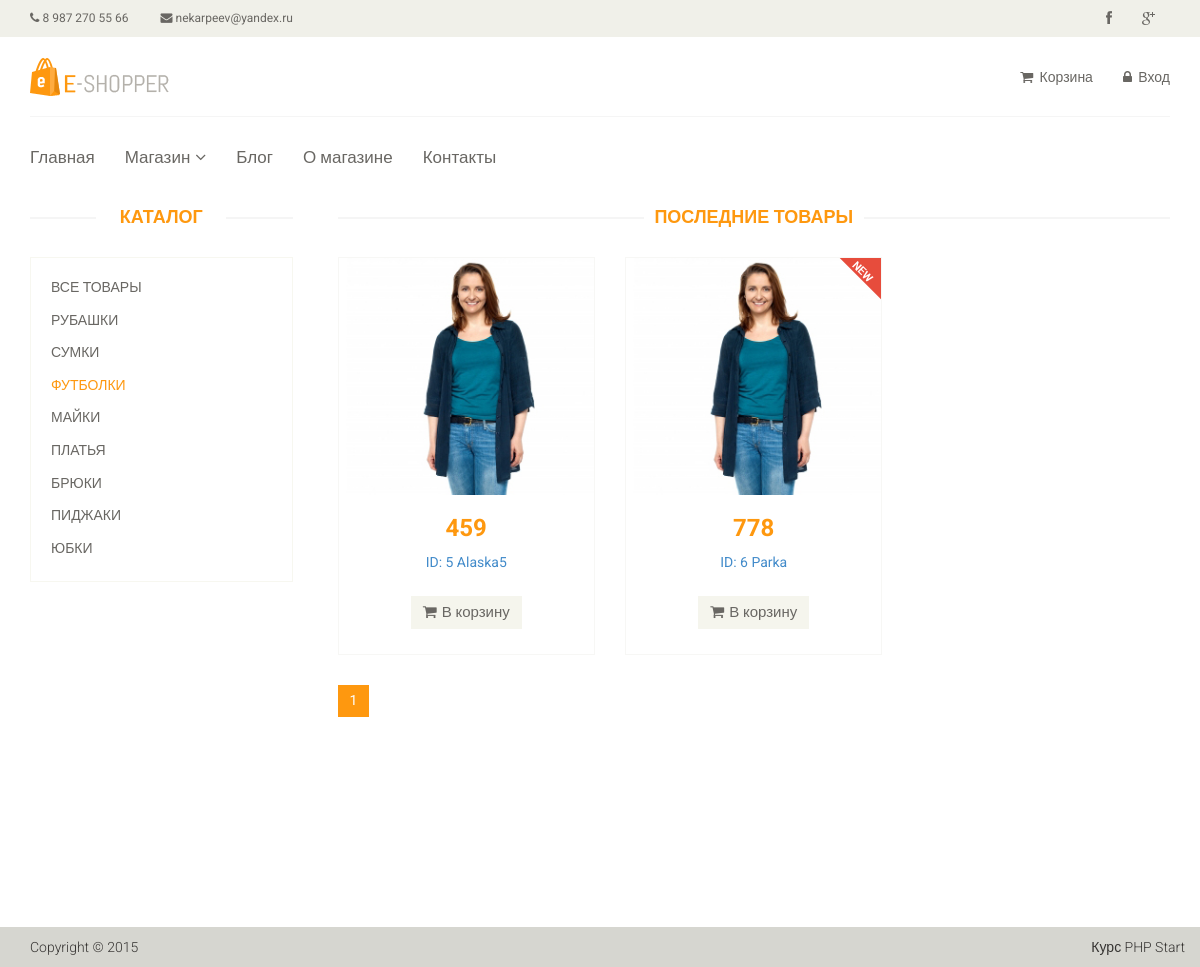
The page /category/3 on the database its author committed.
### tables this page shows
CREATE TABLE `article_category` (
  `id` int(11) NOT NULL,
  `name` varchar(255) DEFAULT NULL,
  `sort_order` int(11) NOT NULL,
  `status` int(11) NOT NULL
);

CREATE TABLE `articles` (
  `id` int(11) NOT NULL,
  `category` varchar(55) DEFAULT NULL,
  `title` varchar(255) DEFAULT NULL,
  `code` varchar(255) NOT NULL,
  `text` text,
  `id_category` int(11) NOT NULL,
  `price` float DEFAULT NULL,
  `img` varchar(255) NOT NULL,
  `views` int(11) NOT NULL,
  `is_new` int(11) NOT NULL DEFAULT '0',
  `is_recommended` int(11) NOT NULL DEFAULT '0',
  `status` int(11) NOT NULL DEFAULT '1'
);

### config/routes.php (called while the page is built)
<?php
return array(
    'product/([0-9]+)'                => '/product/view/$1',
    'product'                         => '/product/list',
    'catalog'                         => '/catalog/view',
    'catalog/page-([0-9]+)'           => '/catalog/view/$1',
    'category/([0-9]+)'               => '/catalog/category/$1',
    'category/([0-9]+)/page-([0-9]+)' => '/catalog/category/$1/$2',
    'user/register'                   => '/user/register',
    'user/login'                      => '/user/login',
    'user/logout'                     => '/user/logout',
    'cart'                            => '/cart/index',
    'cart/add/([0-9]+)'               => '/cart/add/$1',
    'cart/delete/([0-9]+)'            => '/cart/delete/$1',
    'cart/deleteAll/([0-9]+)'         => '/cart/deleteAll/$1',
    'cart/checkout'                   => '/cart/checkout',
    'cabinet'                         => '/cabinet/index',
    'cabinet/edit'                    => '/cabinet/edit',
    'admin/product/create'            => '/adminProduct/create',
    'admin/product/update/([0-9]+)'   => '/adminProduct/update/$1',
    'admin/product/delete/([0-9]+)'   => '/adminProduct/delete/$1',
    'admin/product'                   => '/adminProduct/index',
    'admin/category/create'           => '/adminCategory/create',
    'admin/category/update/([0-9]+)'  => '/adminCategory/update/$1',
    'admin/category/delete/([0-9]+)'  => '/adminCategory/delete/$1',
    'admin/category'                  => '/adminCategory/index',
    'admin/order/update/([0-9]+)'     => '/adminOrder/update/$1',
    'admin/order/delete/([0-9]+)'     => '/adminOrder/delete/$1',
    'admin/order/view/([0-9]+)'       => '/adminOrder/view/$1',
    'admin/order'                     => '/adminOrder/index',
    'admin'                           => '/admin/index',
    ''                                => '/site/index'
);
?>

### controllers/catalogController.php (called while the page is built, shortened)
<?php
    class CatalogController
    {
        public function actionCategory($idCategory, $page = 1)
        {
            $page = preg_replace('|[^0-9]*|','',$page);
            $page = intval($page);
            $categoryList = [];
            $categoryList = Category::getCategory();
            $productList = [];
            $productList = Product::getProductListByCategory($idCategory, $page);
            $total = Product::getTotalProductInCategory($idCategory);
            $pagination = new Pagination($total, $page, $limit = Product::DEFAULT_LIMIT, $index = 'page-');
            include_once(ROOT . '/view/catalog/product_by_category.php');
            die();
        }
    }

### index.php (called while the page is built, shortened)
<?php
    include_once(ROOT . '/components/Autoload.php');
    $rout1 = new Router;
    $rout1->run();

### models/Category.php (called while the page is built, shortened)
<?php
class Category
{
    public static function getCategory()
    {
        $db = Db::getConnection();
        $result = $db->query('SELECT id, name, sort_order FROM `article_category` WHERE status = 1 ORDER BY sort_order ASC');
        while ($row = $result->fetch()) {
            static $i = 0;
            $categoryList[$i]['id'] = $row['id'];
            $categoryList[$i]['name'] = $row['name'];
            $categoryList[$i]['sort_order'] = $row['sort_order'];
        }
        return $categoryList;
    }
}

### models/Product.php (called while the page is built, shortened)
<?php
class Product
{
    public static function getProductListByCategory($idCategory, $page = 1)
    {
        $db = Db::getConnection();
        $limit = self::DEFAULT_LIMIT;
        $offset = $limit * ($page - 1);
        $sql = ('SELECT * FROM `articles` WHERE id_category = :id_category LIMIT :limit OFFSET :offset');
        $result = $db->prepare($sql);
        $result->bindValue(':id_category', $idCategory, PDO::PARAM_INT);
        $result->bindValue(':limit', $limit, PDO::PARAM_INT);
        $result->bindValue(':offset', $offset, PDO::PARAM_INT);
        $result->execute();
        $i = 0;
        while ($row = $result->fetch()) {
            static $i = 0;
            $productList[$i]['id'] = $row['id'];
            $productList[$i]['category'] = $row['category'];
            $productList[$i]['title'] = $row['title'];
            $productList[$i]['text'] = $row['text'];
            $productList[$i]['price'] = $row['price'];
            $productList[$i]['is_new'] = $row['is_new'];
            $productList[$i]['is_recommended'] = $row['is_recommended'];
            $productList[$i]['status'] = $row['status'];
        }
        return $productList;
    }
    public static function getTotalProductInCategory($idCategory, $limit = self::DEFAULT_LIMIT)
    {
        $db = Db::getConnection();
        $sql = 'SELECT count(id) FROM `articles` WHERE `status` = 1 AND `id_category` = ' . $idCategory;
        $result = $db->query($sql);
        $total = $result->fetch();
        return $total[0];
    }
}

### components/Autoload.php (called while the page is built, shortened)
<?php
    spl_autoload_register(function ($class_name)
    {
        $array_paths = array(
            '/models/',
            '/components/',
            '/controllers/',
        );
        foreach ($array_paths as $path) {
            $path = ROOT . $path . $class_name . '.php';
        }
    });

### view/components/product_item.php (the view)
<div class="single-products">
    <div class="productinfo text-center">
        <a href="/product/<?php echo $product['id']; ?>">
            <img src="template/images/home/product1.jpg" alt=""/>
        </a>
        <h2><?php echo $product['price']; ?></h2>
        <p>
            <a href="/product/<?php echo $product['id']; ?>"> <?php echo 'ID: ' . $product['id'] . ' ' . $product['title']; ?></a>
        </p>
        <a data-id="<?php echo $product['id'];?>" href="/cart/add/<?php echo $product['id'];?>" class="btn btn-default add-to-cart"><i
                class="fa fa-shopping-cart"></i>В корзину</a>
    </div>
    <?php if ($product['is_new']): ?>
        <img src="template/images/home/new.png" class="new" alt=""/>
    <?php endif; ?>
</div>

### components/Router.php (shortened to what this page needs)
<?php
	class Router {
		private $routes;
		public function __construct() {
			$path = ROOT . '/config/routes.php';
			$this->routes = include($path);
                }
                       private function getURL() {
                    if (!empty($_SERVER['REQUEST_URI'])) {
                        return trim($_SERVER['REQUEST_URI'], '/');
                    }
                  }
		public function run() {
                    $uri = $this->getURL();
                    foreach ($this->routes as $uriPattern => $path) {
                     if (preg_match("~^$uriPattern$~", $uri)) {
                        $internalRoute = preg_replace("~$uriPattern~", $path, $uri);
                        $segment = explode('/', $internalRoute);
                        array_shift($segment);
                        $controllerName = ucfirst(array_shift($segment)).'Controller';
                        $actionName = 'action' . ucfirst(array_shift($segment));
                        $parameters = $segment;
                        $controllerObject = new $controllerName;
                        $result = call_user_func_array(array($controllerObject, $actionName), $parameters);
                    }
	}
     }
 }

### view/catalog/product_by_category.php (shortened to what this page needs)
<?php
    include_once(ROOT . '/view/layouts/header.php');
?>
<section>
    <div class="container">
        <div class="row">
            <?php include_once(ROOT . '/view/components/category.php'); ?>
            <div class="col-sm-9 padding-right">
                <div class="features_items">
                    <h2 class="title text-center">Последние товары</h2>
                        <?php foreach ($productList as $product): ?>
                            <div class="col-sm-4">
                                <div class="product-image-wrapper">
                                    <?php include(ROOT . '/view/components/product_item.php'); ?>
                                </div>
                            </div>
                        <?php endforeach; ?>
                </div>
                <?php
                    echo $pagination->get();
                ?>
            </div>
        </div>
    </div>
</section>
<div id="foot">
    <?php
        include_once ROOT . '/view/layouts/footer.php';
    ?>

### view/components/category.php
<div class="col-sm-3">
    <div class="left-sidebar">
        <h2>Каталог</h2>
        <div class="panel-group category-products">
            <div class="panel panel-default">
                <div class="panel-heading">
                    <h4 class="panel-title"><a href="/catalog">Все товары</a></h4>
                </div>
            </div>
            <?php foreach ($categoryList as $categoryItem): ?>
                <div class="panel panel-default">
                    <div class="panel-heading">
                        <h4 class="panel-title">
                            <a href="/category/<?php echo $categoryItem['id']; ?>"
                               class="<?php if (!empty($idCategory) and $idCategory == $categoryItem['id']) echo 'active'; ?>">
                                <?php echo $categoryItem['name']; ?>
                            </a>
                        </h4>
                    </div>
                </div>
            <?php endforeach; ?>
        </div>
    </div>
</div>

### template/css/main.css (style rules this page uses)
body { font-family: 'Roboto', sans-serif; background:; position: relative; font-weight:400px; }
a { -webkit-transition: 300ms; -moz-transition: 300ms; -o-transition: 300ms; transition: 300ms; }
h1, h2, h3, h4, h5, h6 { font-family: 'Roboto', sans-serif; }
.category-products { border: 1px solid #F7F7F0; margin-bottom: 35px; padding-bottom: 20px; padding-top: 15px; }
.left-sidebar h2, .brands_products h2 { color: #FE980F; font-family: 'Roboto', sans-serif; font-size: 18px; font-weight: 700; margin: 0 auto 30px; text-align: center; text-transform: uppercase; position: relative; z-index:3; }
.left-sidebar h2:after, h2.title:after { content: " "; position: absolute; border: 1px solid #f5f5f5; bottom:8px; left: 0; width: 100%; height: 0; z-index: -2; }
.left-sidebar h2:before { content: " "; position: absolute; background: #fff; bottom: -6px; width: 130px; height: 30px; z-index: -1; left: 50%; margin-left: -65px; }
h2.title:before { content: " "; position: absolute; background: #fff; bottom: -6px; width: 220px; height: 30px; z-index: -1; left: 50%; margin-left: -110px; }
.category-products .panel { background-color: #FFFFFF; border: 0px; border-radius: 0px; box-shadow:none; margin-bottom: 0px; }
.category-products .panel-default .panel-heading { background-color: #FFFFFF; border: 0 none; color: #FFFFFF; padding: 5px 20px; }
.category-products .panel-default .panel-heading .panel-title a { color: #696763; font-family: 'Roboto', sans-serif; font-size: 14px; text-decoration: none; text-transform: uppercase; }
.category-products .panel-default .panel-heading .panel-title a.active { color: #FE980F; }
.padding-right { padding-right: 0; }
.features_items { overflow:hidden; }
h2.title { color: #FE980F; font-family: 'Roboto', sans-serif; font-size: 18px; font-weight: 700; margin: 0 15px; text-transform: uppercase; margin-bottom: 30px; position: relative; }
.product-image-wrapper { border:1px solid #F7F7F5; overflow: hidden; margin-bottom:30px; }
.single-products { position: relative; }
.new, .sale { position: absolute; top: 0; right: 0; }
.productinfo h2 { color: #FE980F; font-family: 'Roboto', sans-serif; font-size: 24px; font-weight: 700; }
.productinfo p { font-family: 'Roboto', sans-serif; font-size: 14px; font-weight: 400; color: #696763; height: 34px; }
.productinfo img { width: 100%; }
.productinfo { position:relative; }
.add-to-cart { background:#F5F5ED; border: 0 none; border-radius: 0; color: #696763; font-family: 'Roboto', sans-serif; font-size: 15px; margin-bottom: 25px; }
.add-to-cart i { margin-right:5px; }

### rows shown on the page
article_category: name "РУБАШКИ"
article_category: name "СУМКИ"
article_category: name "ФУТБОЛКИ"
article_category: name "МАЙКИ"
article_category: name "ПЛАТЬЯ"
article_category: name "БРЮКИ"
article_category: name "ПИДЖАКИ"
article_category: name "ЮБКИ"
articles: price "459", id "5", title "Alaska5"
articles: price "778", id "6", title "Parka", is_new 1 (drawn)
